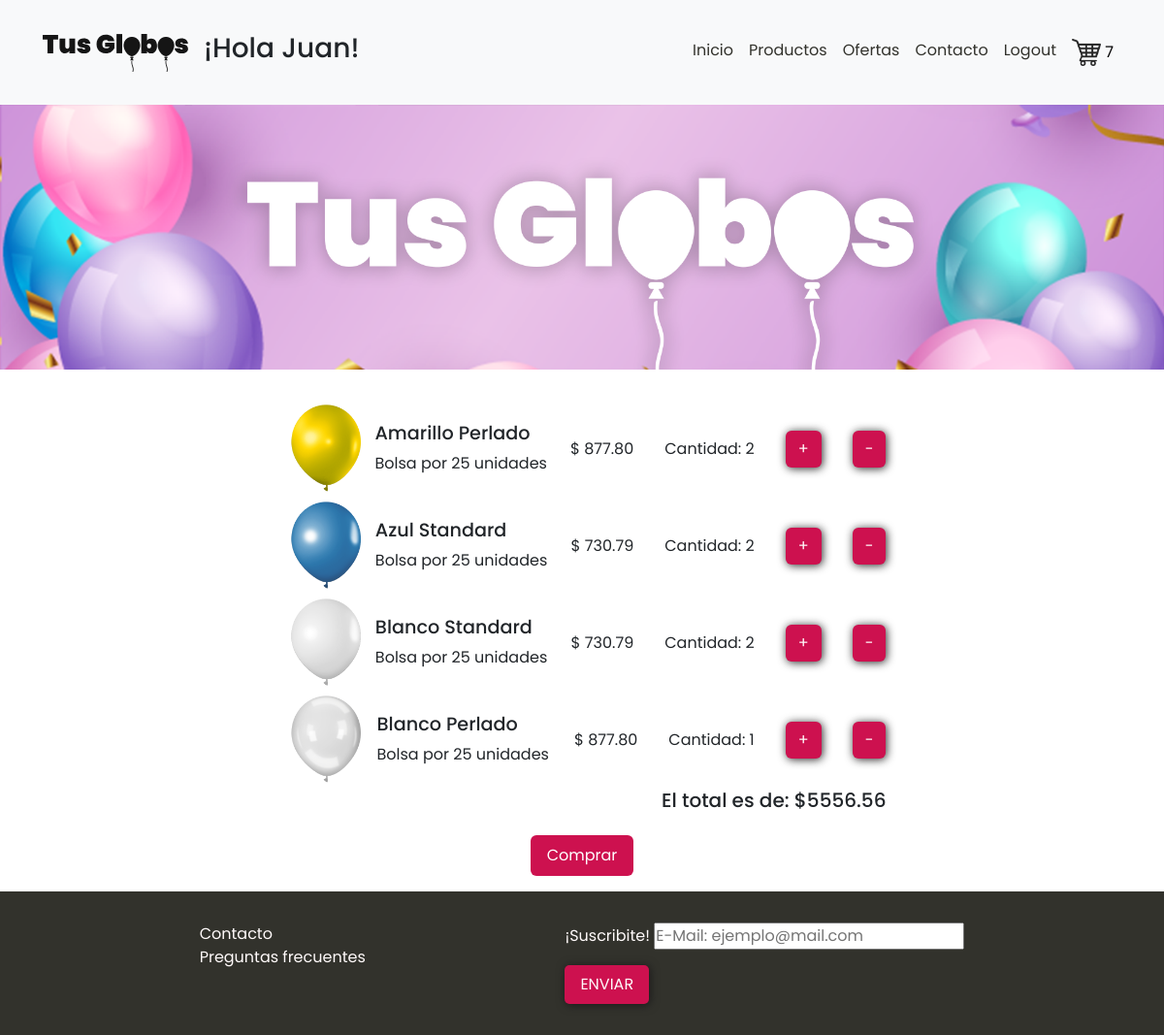
The page /public/views/template/carrito.php (signed in) on the database its author committed.
### tables this page shows
CREATE TABLE `carrito` (
  `id` int(11) NOT NULL,
  `producto_id` int(11) NOT NULL,
  `cantidad` int(11) NOT NULL,
  `usuario_id` int(11) NOT NULL
);

CREATE TABLE `productos` (
  `id` int(11) NOT NULL,
  `nombre` varchar(50) DEFAULT NULL,
  `tipo` varchar(20) DEFAULT NULL,
  `descripcion` varchar(100) DEFAULT NULL,
  `precio` decimal(8,2) DEFAULT NULL,
  `unidadesporbolsa` int(11) DEFAULT NULL,
  `categoria` varchar(20) DEFAULT NULL,
  `imagen` varchar(50) DEFAULT NULL,
  `stock` int(11) DEFAULT NULL
);

### resources/controllers/Carrito.php (called while the page is built, shortened)
<?php
class Carrito {
public function traer_Carrito($userId): array {
    $conexion = new Conexion();
    $db = $conexion->getConexion();
    $query = "SELECT c.id, c.producto_id, p.nombre, p.tipo, p.imagen, p.descripcion, p.precio, p.unidadesporbolsa, p.categoria, c.cantidad
              FROM carrito c
              JOIN productos p ON c.producto_id = p.id
              WHERE c.usuario_id = :usuario_id";
    $stmt = $db->prepare($query);
        $stmt->bindParam(':usuario_id', $userId);
    $stmt->execute();
    $carrito = [];
    while ($row = $stmt->fetch(PDO::FETCH_ASSOC)) {
        $producto = new self();
        $producto->id = $row['id'];
        $producto->producto_id = $row['producto_id'];
        $producto->nombre = $row['nombre'];
        $producto->tipo = $row['tipo'];
        $producto->imagen = $row['imagen'];
        $producto->descripcion = $row['descripcion'];
        $producto->precio = $row['precio'];
        $producto->unidadesporbolsa = $row['unidadesporbolsa'];
        $producto->categoria = $row['categoria'];
        $producto->cantidad = $row['cantidad'];
        $carrito[] = $producto;
    }
    return $carrito;
}
public function calcularTotalCarrito($userId) {
    $conexion = new Conexion();
    $db = $conexion->getConexion();
    $query = "SELECT SUM(productos.precio * carrito.cantidad) AS total
              FROM carrito
              INNER JOIN productos ON carrito.producto_id = productos.id
              WHERE carrito.usuario_id = :usuario_id";
    $stmt = $db->prepare($query);
    $stmt->bindParam(':usuario_id', $userId);
    $stmt->execute();
    $result = $stmt->fetch(PDO::FETCH_ASSOC);
    $total = $result['total'];
    return $total;
}
public function calcularCantidadCarrito($userId) {
    $conexion = new Conexion();
    $db = $conexion->getConexion();
    $query = "SELECT SUM(carrito.cantidad) AS total
              FROM carrito
              INNER JOIN productos ON carrito.producto_id = productos.id
              WHERE carrito.usuario_id = :usuario_id";
    $stmt = $db->prepare($query);
    $stmt->bindParam(':usuario_id', $userId);
    $stmt->execute();
    $result = $stmt->fetch(PDO::FETCH_ASSOC);
    $total = $result['total'];
    return $total;
}
}
?>

### public/views/parts/listado_carrito.php (the view, shortened to what this page needs)
<div class="container-listado-carrito" id="resultado">
    <?php
    require_once "../../../resources/controllers/Carrito.php";
    $miCarrito = new Carrito;
    $carrito = $miCarrito->traer_carrito($_SESSION['user']['id']);
    $totalCarrito = $miCarrito->calcularTotalCarrito($_SESSION['user']['id']);
    foreach ($carrito as $carritoValue) {
        ?>
        <div class="card-listado-carrito">
            <img src="../assets/img/<?php echo $carritoValue->imagen ?>.png" alt="Globo color <?php echo $carritoValue->nombre ?>">
            <div class="card-body-carrito">
                <h3><?php echo $carritoValue->nombre ?> <?php echo $carritoValue->tipo ?></h3>
                <p >Bolsa por <?php echo $carritoValue->unidadesporbolsa ?> unidades</p>
            </div>
            <div class="div-btn-card div-btn-carrito">
                 <p >$ <?php echo $carritoValue->precio ?></p>
                <p class="card-text">Cantidad: <?php echo $carritoValue->cantidad ?></p>
                <a  class="btn" onclick="agregarACarrito(<?php echo $carritoValue->producto_id ?>, <?php echo $_SESSION['user']['id']?>)">+</a>
                <a  class="btn" onclick="restarACarrito(<?php echo $carritoValue->producto_id ?>, <?php echo $_SESSION['user']['id']?>)">-</a>
            </div>
        </div>
        <?php
    }
    ?>
    <div class="total-carrito">
        <h5>El total es de: $<?php echo $totalCarrito ?></h5>
    </div>
    <?php if ($totalCarrito > 0) { ?>
        <a class="btn btn-finalizar" href="finalizarCompra.php">Comprar</a>
    <?php } else { ?>
        <button class="btn btn-finalizar" id="btn-vaciar-carrito">Comprar</button>
    <?php } ?>
</div>

### public/views/template/carrito.php (shortened to what this page needs)
<?php
require_once "../../../resources/controllers/Carrito.php";
?>
<!DOCTYPE html>
<html lang="en">
<?php
    include "../parts/head.php";
?>
<body>
<?php
    include "./menu.php";
    ?>
    <section>
        <div class="imagen-banner">
            <img src="../assets/img/banner1.png" alt="Banner principal">
        </div>
    </section>
    <section class="section-listado-carrito">
<?php
    include "../parts/listado_carrito.php";
    ?>
    </section>
    <?php
    include "../parts/footer.php";
    ?>
</body>
</html>

### public/views/parts/head.php (shortened to what this page needs)
<head>
    <link href="https://cdn.jsdelivr.net/npm/bootstrap@5.3.0-alpha2/dist/css/bootstrap.min.css" rel="stylesheet">
    <link rel="stylesheet" href="/tus-globos/public/views/assets/css/stylesgeneral.css">
</head>

### public/views/template/menu.php (shortened to what this page needs)
<?php
$baseUrl = 'http://localhost/tus-globos/';
    $miCarrito = new Carrito;
    $cantidadCarrito = $miCarrito->calcularCantidadCarrito($_SESSION['user']['id']);
?>
  <header>
        <nav class="navbar navbar-expand-lg bg-light p-0">
            <div class="container-fluid">
                <a class="navbar-brand p-0" href="<?php echo $baseUrl.'index.php'; ?>">
                    <img src="<?php echo $baseUrl.'public/views/assets/img/logo-tus-globos.svg'?>" alt="alt-logo" class="d-inline-block align-text-center logo-nav"">
                </a>
                                    <h3 class="nav-item">¡Hola <?php echo($_SESSION['user']['nombre'])?>!</h3>
                <div class="collapse navbar-collapse justify-content-end" id="navbarNavAltMarkup">
                <ul class="navbar-nav">
                    <li class="nav-item"><a class="nav-link <?php echo (basename($_SERVER['PHP_SELF']) == 'index.php') ? 'active' : ''; ?> " aria-current="page" href="<?php echo $baseUrl . 'index.php'; ?>">Inicio</a></li>
                    <li class="nav-item"><a class="nav-link <?php echo (basename($_SERVER['PHP_SELF']) == 'catalogo.php') ? 'active' : ''; ?>" href="<?php echo $baseUrl . 'public/views/template/catalogo.php'; ?>">Productos</a></li>
                    <li class="nav-item"><a class="nav-link <?php echo (basename($_SERVER['PHP_SELF']) == 'ofertas.php') ? 'active' : ''; ?>" href="<?php echo $baseUrl . 'public/views/template/ofertas.php'; ?>">Ofertas</a></li>
                    <li class="nav-item"><a class="nav-link <?php echo (basename($_SERVER['PHP_SELF']) == 'contacto.php') ? 'active' : ''; ?>" href="<?php echo $baseUrl . 'public/views/template/contacto.php'; ?>">Contacto</a></li>
                    <li class="nav-item"><a class="nav-link" href="<?php echo $baseUrl . 'includes-login/logout.php'; ?>">Logout</a></li>
                    <li class="nav-item"><a class="nav-link <?php echo (basename($_SERVER['PHP_SELF']) == 'carrito.php') ? 'active' : ''; ?>" href="<?php echo $baseUrl . 'public/views/template/carrito.php'; ?>"><img class="logo-carrito" src="<?php echo $baseUrl.'public/views/assets/img/logo-carrito.png'?>" alt="alt-logo" class="d-inline-block align-text-center logo-nav""> <?php echo  $cantidadCarrito ?></a></li>
                </ul>
                </div>
            </div>
        </nav>
    </header>

### public/views/parts/footer.php (shortened to what this page needs)
<footer>
    <div class="div-footer">
    <div class="div-contact-faq">
    <a href="">Contacto</a>
    <a href="">Preguntas frecuentes</a></div>
<form class="form-footer" action="suscripciones/log.php" method='POST'>
    <label for="">¡Suscribite!</label>
    <input type="email" name='mail' id='mail' placeholder="E-Mail: ejemplo@mail.com">
    <button id="botonEnviar">ENVIAR</button>
    </div>
</footer>

### public/views/assets/css/stylesgeneral.css (style rules this page uses)
* { margin: 0; padding: 0; font-family: "Poppins", sans-serif; box-sizing: border-box; }
:root { --color-light: #fffafa; --color-gris-medio: #32322c; --color-principal: rgb(205, 17, 79); --color-secundario: rgb(243, 42, 109); --color-gris-oscuro: #4c6085; }
header .navbar { padding: 2rem !important; }
.logo-nav { width: 150px; }
.nav-link { color: var(--color-gris-medio); font-size: 1rem; }
.imagen-banner { overflow: hidden; }
.imagen-banner img { max-width: 100%; transform: translateY(70px); z-index: -70; margin-bottom: -70px; margin-top: -70px; }
.div-btn-card { display: flex; justify-content: center; gap: 2rem; }
.div-btn-card a { background-color: var(--color-principal); color: var(--color-light); filter: drop-shadow(1px 1px 5px rgb(37, 37, 37)); }
.card-title, h5, .btn-filtros { text-transform: capitalize; }
.div-footer { background-color: var(--color-gris-medio); display: flex; justify-content: space-evenly; padding-block: 2rem; }
.div-contact-faq { display: flex; flex-direction: column; }
.div-contact-faq a { color: var(--color-light); text-decoration: none; }
.form-footer { color: var(--color-light); font-size: 1rem; }
.form-footer button, .btn-enviar { background-color: var(--color-principal); color: #fffafa; padding: 0.5rem 1rem; border: none; border-radius: 5px; filter: drop-shadow(1px 1px 5px rgb(24, 24, 24)); }
.section-listado-carrito { display: flex; justify-content: center; }
.container-listado-carrito { display: flex; flex-direction: column; padding-top: 2rem; }
.card-listado-carrito { display: flex; align-items: center; justify-content: space-between; }
.card-listado-carrito img { width: 100px; }
.card-listado-carrito h3 { font-size: 1.2rem; }
.div-btn-carrito { align-items: center; padding-left: 1.5rem; justify-content: space-between; }
.container-listado-carrito p { margin: 0; }
.total-carrito { display: flex; justify-content: end; }
.total-carrito h5 { text-transform: none; }
.btn-finalizar { background-color: var(--color-principal); color: white; width: fit-content; padding: 0.5rem 1rem; margin: 1rem auto; }
.logo-carrito { width: 30px; }

### rows shown on the page
carrito: producto.imagen (picture), producto.nombre "Amarillo", producto.tipo "Perlado", producto.unidadesporbolsa "25", producto.precio "877.80", cantidad "2"
carrito: producto.imagen (picture), producto.nombre "Azul", producto.tipo "Standard", producto.unidadesporbolsa "25", producto.precio "730.79", cantidad "2"
carrito: producto.imagen (picture), producto.nombre "Blanco", producto.tipo "Standard", producto.unidadesporbolsa "25", producto.precio "730.79", cantidad "2"
carrito: producto.imagen (picture), producto.nombre "Blanco", producto.tipo "Perlado", producto.unidadesporbolsa "25", producto.precio "877.80", cantidad "1"

### other values the page prints
$_SESSION['user']['nombre'] "Juan"
$cantidadCarrito "7"
$totalCarrito "5556.56"
